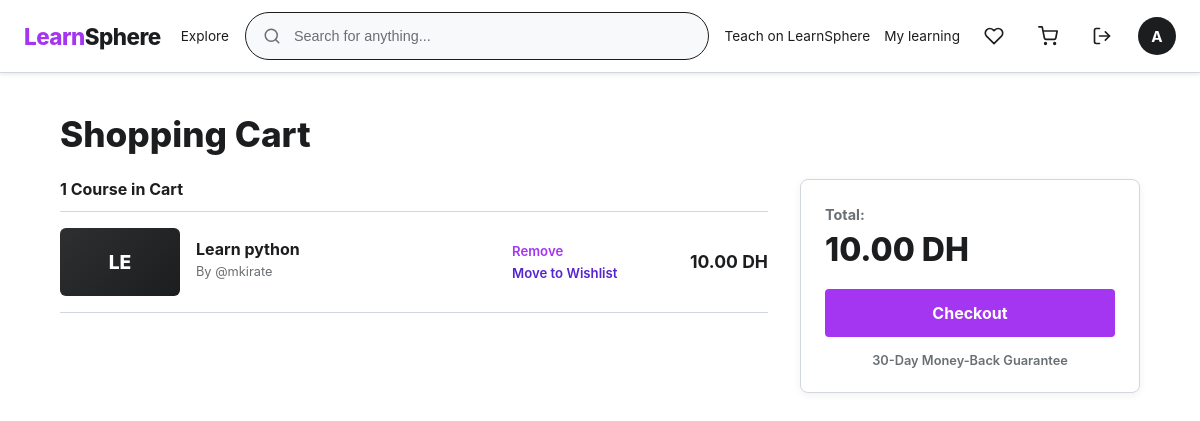
/cart (signed in), run on an earlier commit of the app's database.
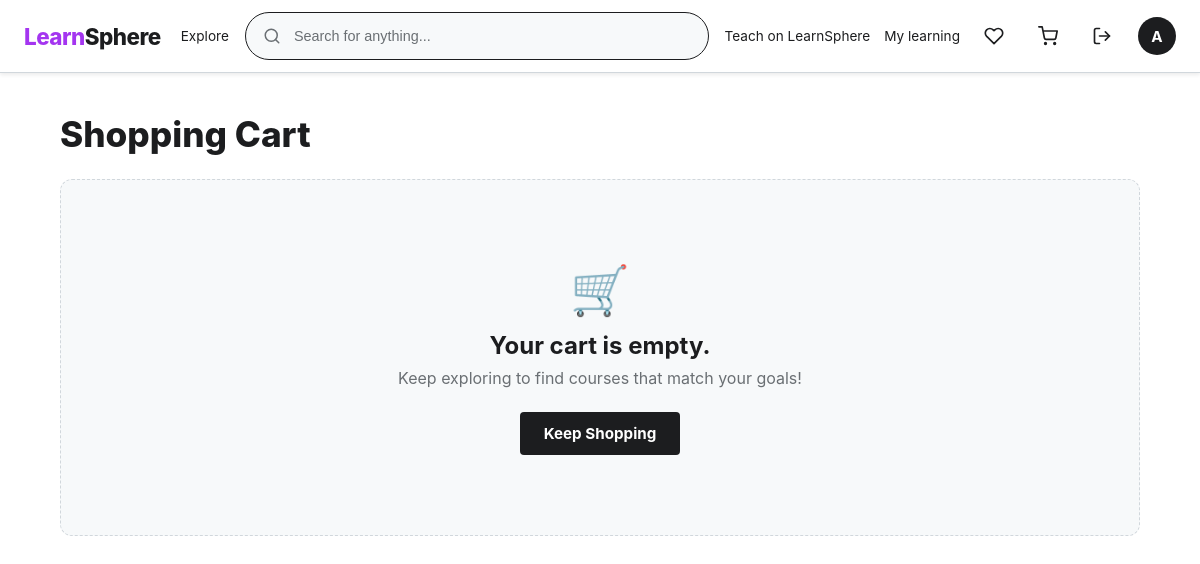
And on a later commit of the database.
### item/models.py (models this page shows, shortened)
class CardItem(models.Model):
    cart = models.ForeignKey(Cart, on_delete=models.CASCADE, related_name='items')
    course = models.ForeignKey(Course, on_delete=models.CASCADE, related_name='cart_items')
    added_at = models.DateTimeField(auto_now_add=True)
    class Meta:
        constraints = [
            models.UniqueConstraint(fields=['cart', 'course'],
                                    name='unique_course_in_cart')
        ]

class Course(models.Model):
    title = models.CharField(max_length=255)
    image = models.ImageField(null=True, blank=True)
    description = models.TextField(null=True, blank=True)
    language = models.CharField(max_length=255, default='English')
    author = models.ForeignKey(User, on_delete=models.CASCADE, related_name='courses')
    topics = models.ManyToManyField(Topic, related_name='courses', blank=True)
    price = models.DecimalField(max_digits=10, decimal_places=2, default=0.0,
                                validators=[
                                    MinValueValidator(0)
                                ])
    discount = models.DecimalField(decimal_places=2, max_digits=10, default=0,
                                   validators=[
                                       MinValueValidator(0),
                                       MaxValueValidator(100),
                                   ])
    visitor = models.PositiveIntegerField(default=0)
    bestseller = models.BooleanField(default=False)
    published = models.BooleanField(default=True)
    created_at = models.DateTimeField(auto_now_add=True)
    updated_at = models.DateTimeField(auto_now=True)
    def get_final_price(self):
        final_price = self.price * (Decimal('1') - self.discount / Decimal('100'))
        return final_price

### account_auth/models.py (models this page shows)
class User(AbstractUser):
    image = models.ImageField(null=True, blank=True)
    bio = models.TextField(null=True, blank=True)
    email = models.EmailField(unique=True)
    username = models.CharField(max_length=150, unique=True)

### item/views.py (the view, shortened to what this page needs)
# urls.py: path('cart', views.cart_view, name='cart'),
@login_required(login_url='login')
def cart_view(request):
    query = request.GET.get('query', '')
    cart, created = Cart.objects.get_or_create(user=request.user)
    items = cart.items.select_related('course')
    total_price = sum(item.course.get_final_price() for item in items)
    total_price = round(total_price, 2)
    context = {'items': items, 'total_price': total_price}
    return render(request, 'cart.html', context)

### item/templates/cart.html (shortened to what this page needs)
{% extends 'main.html' %}
{% load static %}
{% block extra_css %}
    <link rel="stylesheet" href="{% static 'css/item/cart.css' %}">
{% endblock %}
{% block content %}
<div class="cart-container">
    <h1 class="cart-title">Shopping Cart</h1>
    {% if items %}
        <div class="cart-layout">
            <div class="cart-items-list">
                <p class="cart-count-header">{{ items|length }} Course{% if items|length > 1 %}s{% endif %} in Cart</p>
                {% for item in items %}
                    <div class="cart-item-card">
                        <div class="cart-item-media">
                            <a href="{% url 'course-detail' item.course.id %}">
                                {% if item.course.image %}
                                    <img src="{{ item.course.image.url }}" alt="{{ item.course.title }}" class="cart-item-img">
                                {% else %}
                                    <div class="cart-item-placeholder">
                                        <span>{{ item.course.title|slice:':2'|upper }}</span>
                                    </div>
                                {% endif %}
                            </a>
                        </div>
                        <div class="cart-item-details">
                            <h2 class="item-course-title">
                                <a href="{% url 'course-detail' item.course.id %}">
                                    {{ item.course.title }}
                                </a>
                            </h2>
                            <p class="item-course-author">
                                By <a href="{% url 'profile' item.course.author.id %}">@{{ item.course.author.username }}</a>
                            </p>
                        </div>
                        <div class="cart-item-actions">
                            <a href="{% url 'delete-item-cart' item.id %}" class="btn-cart-action text-danger">Remove</a>
                            <a href="{% url 'move-cart' item.course.id %}" class="btn-cart-action">Move to Wishlist</a>
                        </div>
                        <div class="cart-item-price">
                            <strong>{{ item.course.price }} DH</strong>
                        </div>
                    </div>
                {% endfor %}
            </div>
            <div class="cart-summary-sidebar">
                <div class="summary-card">
                    <span class="summary-label">Total:</span>
                    <div class="summary-total-price">{{ total_price }} DH</div>
                    <a href="{% url 'checkout' %}" class="btn-checkout">
                        Checkout
                    </a>
                    <div class="summary-guarantee">
                        <span>30-Day Money-Back Guarantee</span>
                    </div>
                </div>
            </div>
        </div>
    {% else %}
        <div class="cart-empty-state">
            <div class="empty-icon">🛒</div>
            <h2>Your cart is empty.</h2>
            <p>Keep exploring to find courses that match your goals!</p>
            <a href="{% url 'home' %}" class="btn-explore">Keep Shopping</a>
        </div>
    {% endif %}
</div>
{% endblock %}

What changed in the data, as far as the page shows it:
removed CardItem: course "LE", course "Learn python", course.author.username "mkirate", course.price "10.00"
Also different on the page:
{{ items|length }}: "1" → (not shown)
{{ total_price }}: "10.00" → (not shown)
text no longer shown: "Course in Cart Total: DH Checkout 30-Day Money-Back Guarantee"
text now shown: "🛒 Your cart is empty. Keep exploring to find courses that match your goals! Keep Shopping"
